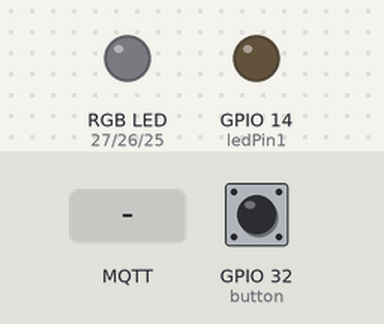
This program was run on a simulated ESP32. Parts: an RGB LED mixed from three pins (HIGH = lit), output pins drawn as LEDs (lit = HIGH). The test bench sets the inputs (shaded band); at power-on: GPIO 32 (button) HIGH. Dim RGB values are drawn brighter than linear; WiFi joins after 1.5 s; servers stay silent unless stated; random numbers use the default seed unless the program sets one; no MQTT or app messages arrive unless stated; what the program prints to the serial monitor is not drawn.

Above: at 5.7 s.
5.8 s: MQTT message "film" arrives on the second subscribed topic
At 5.9 s:
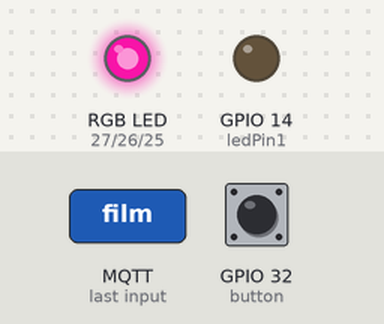
8.8 s: GPIO 32 (button) pulled LOW for 3.2 s
At 9.5 s:
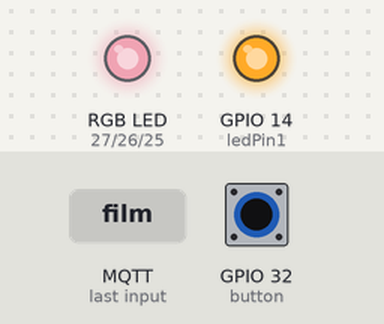
13.9 s: MQTT message "OFF" arrives on the first subscribed topic
At 14.11 s:
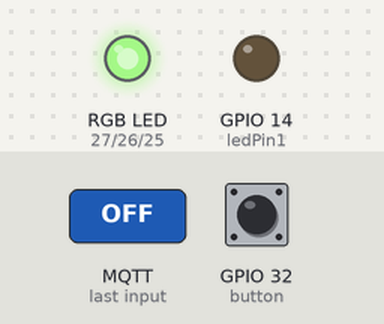
16.9 s: MQTT message "ON" arrives on the first subscribed topic
At 17.14 s:
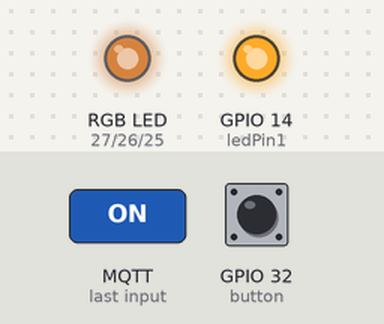
19.9 s: GPIO 32 (button) pulled LOW for 0.15 s
At 20.17 s:
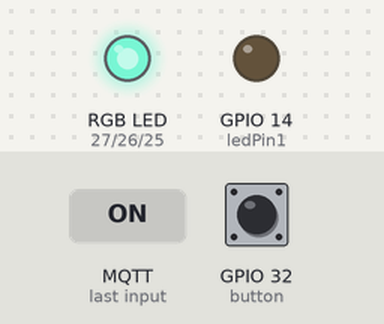
22.9 s: MQTT message "pkcn" arrives on the third subscribed topic
At 23.0 s:
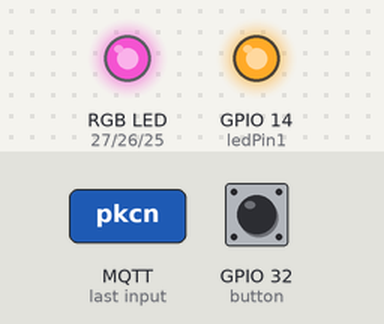
Timing chart, 0 to 28.8 s (numbered marks = the images above; inputs shaded):
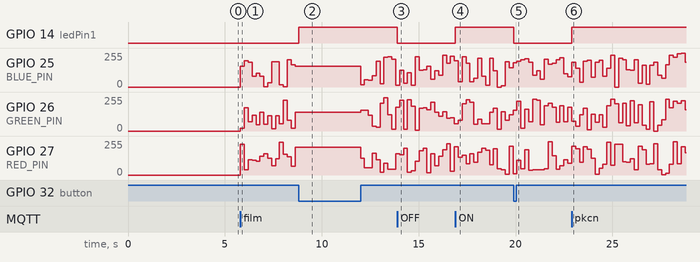

Measured:
- after the input at 5.8 s, GPIO 25 (BLUE_PIN): 0/255 → 157/255 at once, → 196/255 0.20 s later, → 187/255 0.20 s later, → 80/255 0.20 s later, … (15 changes in this stretch); GPIO 26 (GREEN_PIN): 0/255 → 19/255 at once, → 174/255 0.20 s later, → 68/255 0.20 s later, → 120/255 0.20 s later, … (15 changes in this stretch)
- after the input at 8.8 s, GPIO 14 (ledPin1): LOW → HIGH at once
- after the input at 13.9 s, GPIO 14 (ledPin1): HIGH → LOW at once
- after the input at 16.9 s, GPIO 14 (ledPin1): LOW → HIGH at once
- after the input at 19.9 s, GPIO 14 (ledPin1): HIGH → LOW at once
- after the input at 22.9 s, GPIO 14 (ledPin1): LOW → HIGH at once

The program:

main.cpp
```cpp
////////////////////////////////////////////////////////////////////////////
//  @ NAME: G15_IoT_Liv_Device1                                           //
//  @ Các thiết bị được điều khiển:                                       //
//    - Đèn phòng khách  (Led1)                                           //
//    - Đèn giải trí thay đổi màu tùy kịch bản giải trí (Led RGB)         //
////////////////////////////////////////////////////////////////////////////
//________________________________________________________________ Include Library
  #include <WiFi.h>
  #include <PubSubClient.h>
  #include <WiFiClient.h>
  #include <Arduino.h>
//________________________________________________________________ PINOUT ESP32 & Parameter
//1. LED & Button:
  #define button 32
  #define ledPin1 14
  bool led1_sta = true; //Trạng thái led 1
//---------------------------------------------------

//2. LED RGB - Catode chung (GND chung):
  #define RED_PIN 27    //led đỏ
  #define GREEN_PIN 26  //led xanh lá
  #define BLUE_PIN 25   //led xanh dương
  //ESP32 có 16 kenh pwm
  const uint8_t PwmChannelA0 = 0; //Chon kenh pwm0
  const uint8_t PwmChannelA1 = 1; //Chon kenh pwm1
  const uint8_t PwmChannelA2 = 2; //Chon kenh pwm2
  const uint8_t resolution = 8;   //chọn độ phân giải cho pwm là 8 <=> range (0-255)
  const uint16_t freq = 5000;     //tần số pwm: f = 5000Hz
  bool RGB_sta = 0;
  unsigned long time_Random_RGB = millis();

//________________________________________________________________ Khai báo các topic MQTT sử dụng trên thiết bị này
  //-------------------------------------------------------------
  // - tt (trạng thái): trạng thái thiết bị cần gửi (publish)
  // - data : dữ liệu thu thập được từ thiết bị cần gửi (publish)
  // - dk (điều khiển): lệnh điều khiển thiết bị cần nhận (subcribe)
  //-------------------------------------------------------------
    #define topic1 "pk/dk/Den1"   //topic để điều khiển đèn led 1
    #define topic2 "pk/tt/Den1"   //Trạng thái Đèn 1
    #define topic3 "pk/tt/Quat"
    #define topic4 "pk/dk/Quat"  //topic điều khiển quạt
    //#define topic6 "pk/dataTemp"
    #define topic5 "pk/kb/Gtri"
    #define topic7 "pk/tt/RGB"
    #define topic8 "pk/tt/Rem"
    #define topic9 "pk/dk/Rem"
    #define topic10 "pk/tt/Day"
    #define topic11 "pk/dataTemp"
    #define topic12 "pk/kb/PIR"

    bool flag_showSpec = false;
    bool flag_Gtri = false;
    bool flag_PIR = false;
    String message;
    String TOPIC;
//________________________________________________________________ Khai báo mạng WiFi sử dụng & IP Broker
//------ SSID & Password WiFi:
  // const char* ssid = "BkStu";
  // const char* password = "1357924680";
  const char* ssid = "TP-Link_0FFA";
  const char* password = "66668888";

//------ Địa chỉ IP broker:
  const char* mqtt_server = "192.168.0.108";
  WiFiClient espClient; // <=> client = station Wifi
  PubSubClient client(espClient); //<=> client (MQTT)

//________________________________________________________________ setup_WiFi(): Kết nối WiFi & kiểm tra localIP của ESP32
void setup_WiFi()
{
  delay(3000);
  int idwifi=1;
  // Bat dau ket noi voi wifi
  WiFi.begin(ssid, password);
  while (WiFi.status() != WL_CONNECTED)
  {
    delay(500);
    Serial.print(".");
  }

  Serial.println("");
  Serial.println("Da ket noi WiFi 1");
  Serial.println("IP address: ");
  Serial.println(WiFi.localIP());
}

//________________________________________________________________ reconnect(): Kết nối lại MQTT Broker
void reconnect()
 {
  // Loop until we're reconnected
  while (!client.connected())
  {
    Serial.print("Attempting MQTT connection...");
    // Create a client ID
    String clientId = "ESP32-01 - Phong khach";
    if (client.connect(clientId.c_str()))
    {
      Serial.println("MQTT connected");
      client.subscribe(topic1);   // topic: pk/dk/Den1
      client.subscribe(topic5);   // topic: pk/kb/Gtri
      client.subscribe(topic12);  // topic: pk/kb/PIR
    }
    else
    {
      Serial.print("failed, rc=");
      Serial.print(client.state());
      Serial.println(" try again in 3 seconds");
      // Wait 3 seconds before retrying
      delay(3000);
    }
  }
 }

//________________________________________________________________ Processing_Button1(): Xử lý button để bật/tắt Led 1
void Processing_Button1()
{
  bool btn_sta = digitalRead(button);
  if(btn_sta == LOW)
  {
    delay(20); //tránh dội phím
	  if(btn_sta == LOW)
	  {
      if(led1_sta == LOW)
      {
        digitalWrite(ledPin1, HIGH);
        led1_sta = HIGH; //update lại trạng thái led
        client.publish("pk/tt/Den1", "ON");
      }
      else
      {
        digitalWrite(ledPin1, LOW);
        led1_sta = LOW;
        client.publish("pk/tt/Den1", "OFF");
      }
	  }
	  while(digitalRead(button) == LOW);
  }
}

//________________________________________________________________ Điều khiển bật/tắt Đèn và Đèn RGB
//LED1:
void On_Led1()
{
  digitalWrite(ledPin1, HIGH);
  led1_sta = 1;
  client.publish("pk/tt/Den1", "ON");
}
void Off_Led1()
{
  digitalWrite(ledPin1, LOW);
  led1_sta = 0;
  client.publish("pk/tt/Den1", "OFF");
}
//LED RGB:
void Off_LedRGB()       //Tắt RGB
{
  ledcWrite(PwmChannelA0, 0);
	ledcWrite(PwmChannelA1, 0);
  ledcWrite(PwmChannelA2, 0);
  RGB_sta = 0;
  client.publish("pk/tt/RGB", "OFF");
}
void showSpectrum()     //Bật đèn giải trí với hiệu ứng đổi màu liên tục
{
  if(millis()- time_Random_RGB > 200)
  {
    time_Random_RGB = millis();
    ledcWrite(PwmChannelA0, uint32_t(random(0,255))); //Trả ngẫu nhiên giá trị {0,1} cho RED_PIN
    ledcWrite(PwmChannelA1, uint32_t(random(0,255)));
    ledcWrite(PwmChannelA2, uint32_t(random(0,255)));
    if(RGB_sta == 0)
    {
      client.publish("pk/tt/RGB", "ON");
      RGB_sta = 1;
    }
  }
}

//________________________________________________________________ callback(): ISR xử lý gói tin nhận được qua giao thức MQTT
void callback(char* topic, byte* payload, unsigned int length)
{
  char messageBuff[20] = {'\0'};
  int i = 0;
    for (i = 0; i < length; i++)
    {
      messageBuff[i] = (char)payload[i];
    }
    messageBuff[i] = '\0';
    message = String(messageBuff);
    Serial.print("Message arrived [");
    Serial.print(topic);
    Serial.print("] ");
    Serial.println(message);
    TOPIC = String(topic);
    //-------------------------------------------------------------
    // Message từ topic "pk/dk/Den1"
    if(TOPIC == "pk/dk/Den1")
    {
      if (message == "ON")  On_Led1();
      if (message == "OFF") Off_Led1();
      return;
    }
    //-------------------------------------------------------------

    //-------------------------------------------------------------
    if(TOPIC == "pk/kb/Gtri")
    {
      flag_Gtri = true;
      return;
    }
    //-------------------------------------------------------------

    //-------------------------------------------------------------
    // Message từ topic "pk/kbPIR"
    if(TOPIC == "pk/kb/PIR")
    {
      flag_PIR = true;
      return;
    }
    //-------------------------------------------------------------
}

//________________________________________________________________ setup(): Khởi tạo các thông số ban đầu
void setup()
{
  // put your setup code here, to run once:
  Serial.begin(115200);
  //-----------------------------------------------
  //*Setup mạng:
  setup_WiFi();
  client.setServer(mqtt_server, 1883);
  client.setCallback(callback);
  //-----------------------------------------------
  pinMode(ledPin1, OUTPUT);
  pinMode(RED_PIN, OUTPUT);
  pinMode(GREEN_PIN, OUTPUT);
  pinMode(BLUE_PIN, OUTPUT);
  pinMode(button, INPUT_PULLUP);
  //-----------------------------------------------
  //*Cấu hình và setup các tham số cho đèn RGB
  ledcSetup(PwmChannelA0, freq, resolution);
  ledcSetup(PwmChannelA1, freq, resolution);
  ledcSetup(PwmChannelA2, freq, resolution);
  ledcAttachPin(RED_PIN, PwmChannelA0);
  ledcAttachPin(GREEN_PIN, PwmChannelA1);
  ledcAttachPin(BLUE_PIN, PwmChannelA2);
}
//________________________________________________________________ loop(): Vòng lặp chính
void loop()
{
  //::: Kiểm tra kết nối client-broker
  if (!client.connected())
  {
    reconnect();
  }

  //:::  Điều khiển bật/tắt đèn bằng nút bấm
  Processing_Button1();
  if(flag_showSpec == true) showSpectrum();

  //::: Kiểm tra kịch bản:
  //------ Kịch bản Giải trí:
  if(flag_Gtri == true)
  {
    if(message == "film")
    {
      Off_Led1();
      flag_showSpec = true;
      flag_Gtri = false;
    }
    if(message == "0film")
    {
      On_Led1();
      Off_LedRGB();
      flag_Gtri = false;
      flag_showSpec = false;
    }
  }
  //------ Kịch bản phát hiện có người - tự động bật đèn
  if((flag_PIR == true) && (flag_Gtri == false))
  {
    if(message == "pkcn") On_Led1();
    if(message == "pk0cn") Off_Led1();
    flag_PIR = false;
  }
  //::: Duy trì quá trình kết nối client-broker:
  client.loop();
}
```
